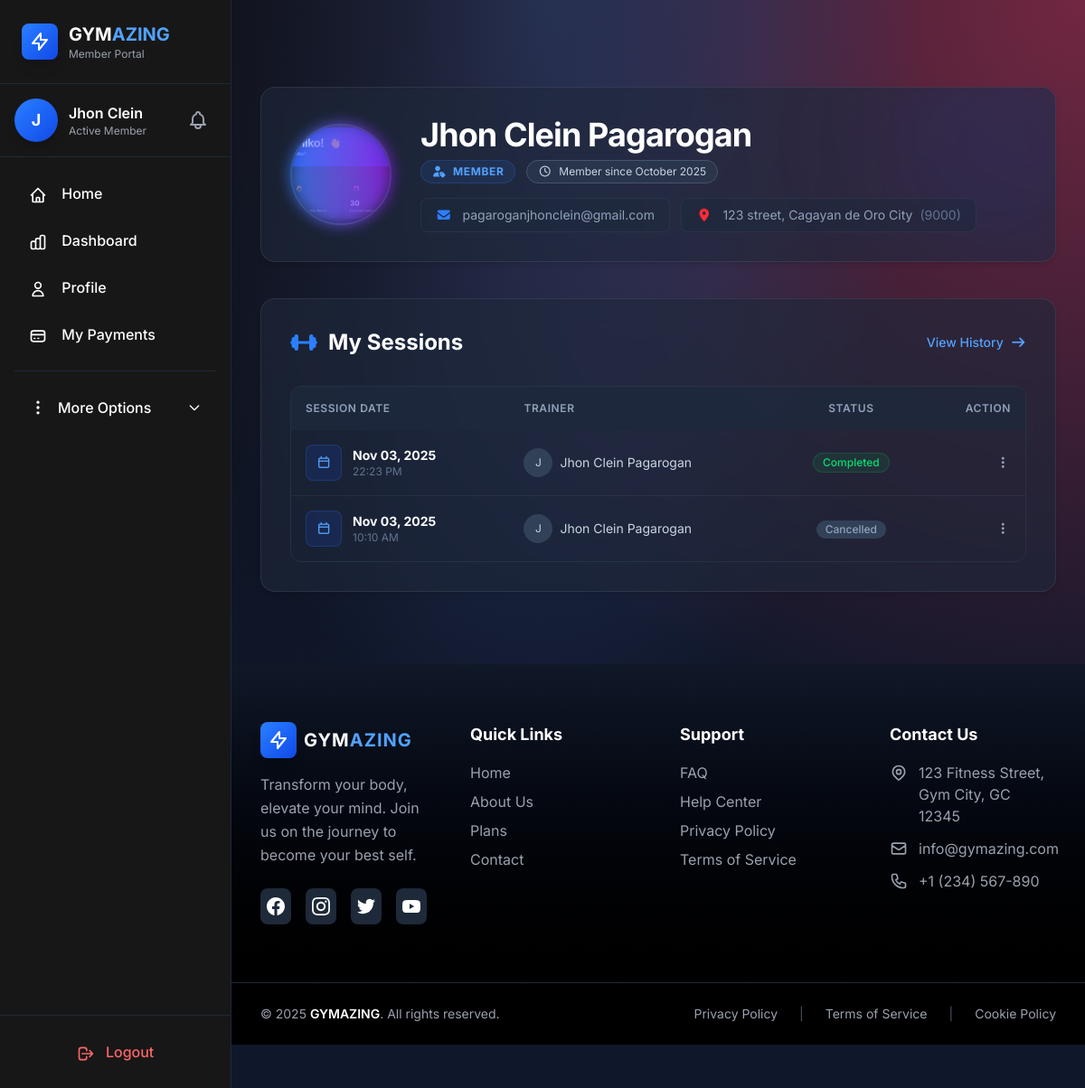
/index.php?controller=user&action=profile (signed in), run on the app's committed database.
### tables this page shows
CREATE TABLE `members` (
  `user_id` int(11) NOT NULL,
  `first_name` varchar(50) NOT NULL,
  `last_name` varchar(50) NOT NULL,
  `middle_name` varchar(50) DEFAULT NULL,
  `date_of_birth` date NOT NULL,
  `gender` enum('male','female','Others') NOT NULL,
  `email` varchar(50) NOT NULL,
  `profile_picture` varchar(255) DEFAULT NULL,
  `valid_id_picture` varchar(255) DEFAULT NULL,
  `phone_no` varchar(55) NOT NULL,
  `password` varchar(15) NOT NULL,
  `role` enum('admin','member','trainer') DEFAULT 'member',
  `created_at` date DEFAULT NULL,
  `status` enum('active','inactive','pending_approval','rejected') NOT NULL DEFAULT 'pending_approval'
);

CREATE TABLE `member_address` (
  `zip` int(10) NOT NULL,
  `street_address` varchar(100) NOT NULL,
  `city` varchar(100) NOT NULL
);

CREATE TABLE `sessions` (
  `session_id` int(11) NOT NULL,
  `user_id` int(11) NOT NULL,
  `trainer_id` int(11) NOT NULL,
  `session_date` datetime NOT NULL,
  `status` enum('scheduled','completed','cancelled') DEFAULT 'scheduled',
  `notes` text NOT NULL,
  `created_at` date NOT NULL
);

### views/profile.php (the view, shortened to what the rows shown need)
<!DOCTYPE html>
<html lang="en">
<head>
    <script src="../public/assets/js/tailwindcss/tailwindcss.js"></script>
    <link rel="stylesheet" href="../public/assets/icons/fontawesome/css/all.min.css">
</head>
<body class="gradient-bg min-h-screen">
    <?php include __DIR__ . '/layouts/navbar.php'; ?>
    <main class="pt-24 pb-12 md:ml-64 transition-all duration-300">
        <div class="container mx-auto max-w-5xl px-4 sm:px-6 lg:px-8">
            <div class="glass-panel rounded-2xl p-8 mb-10 relative overflow-hidden">
                <div class="absolute top-0 right-0 w-64 h-64 bg-blue-600/10 rounded-full blur-3xl -mr-16 -mt-16 pointer-events-none"></div>
                <div class="flex flex-col md:flex-row items-center relative z-10">
                    <div class="flex-shrink-0 mb-6 md:mb-0 md:mr-8 relative group">
                        <div class="absolute inset-0 bg-gradient-to-r from-blue-500 to-purple-600 rounded-full blur opacity-75 group-hover:opacity-100 transition duration-300"></div>
                        <?php if(!empty($userInfo['profile_picture'])): ?>
                            <div class="w-28 h-28 rounded-full overflow-hidden border-2 border-slate-700 bg-slate-900">
                                <img src="<?= htmlspecialchars($userInfo['profile_picture']) ?>" alt="Profile" class="w-full h-full object-cover">
                            </div>
                        <?php else: ?>
                            <div class="relative w-28 h-28 rounded-full bg-slate-900 flex items-center justify-center text-5xl text-blue-400 border-2 border-slate-700">
                                <i class="fa-solid fa-user"></i>
                            </div>
                        <?php endif; ?>
                    </div>
                    <div class="text-center md:text-left flex-1">
                        <h2 class="text-3xl md:text-4xl font-bold text-white mb-2 tracking-tight">
                            <?= htmlspecialchars($userInfo['first_name'] . ' ' . $userInfo['last_name']) ?>
                        </h2>
                        <div class="flex flex-wrap items-center justify-center md:justify-start gap-3 mb-4">
                            <span class="inline-flex items-center px-3 py-1 rounded-full text-xs font-bold uppercase tracking-wider
                                <?= $role === 'trainer' ? 'bg-purple-500/10 text-purple-400 border border-purple-500/20' : 'bg-blue-500/10 text-blue-400 border border-blue-500/20' ?>">
                                <i class="fa-solid fa-user-tag mr-2"></i> <?= htmlspecialchars(ucfirst($role)) ?>
                            </span>
                            <span class="inline-flex items-center px-3 py-1 rounded-full bg-slate-700/50 text-slate-300 text-xs border border-slate-600">
                                <i class="fa-regular fa-clock mr-2"></i> Member since <?= date('F Y', strtotime($userInfo['created_at'] ?? '')) ?>
                            </span>
                        </div>
                        <div class="flex flex-col md:flex-row items-center justify-center md:justify-start text-slate-400 text-sm gap-3">
                            <div class="flex items-center bg-slate-800/50 px-4 py-2 rounded-lg border border-slate-700/50 w-full md:w-auto justify-center md:justify-start">
                                <i class="fa-solid fa-envelope mr-3 text-blue-500"></i>
                                <?= htmlspecialchars($userInfo['email']) ?>
                            </div>
                            <?php if (!empty($addressInfo)): ?>
                            <div class="flex items-center bg-slate-800/50 px-4 py-2 rounded-lg border border-slate-700/50 w-full md:w-auto justify-center md:justify-start">
                                <i class="fa-solid fa-location-dot mr-3 text-red-500"></i>
                                <span>
                                    <?= htmlspecialchars($addressInfo['street_address']) ?>,
                                    <?= htmlspecialchars($addressInfo['city']) ?>
                                    <span class="text-slate-500 ml-1">(<?= htmlspecialchars($addressInfo['zip']) ?>)</span>
                                </span>
                            </div>
                            <?php endif; ?>
                        </div>
                    </div>
                </div>
            </div>
            <?php if ($role === 'member'): ?>
            <div class="glass-panel rounded-2xl p-8">
                <div class="flex items-center justify-between mb-8">
                    <h4 class="text-2xl font-bold text-white flex items-center">
                        <i class="fa-solid fa-dumbbell text-blue-500 mr-3"></i>My Sessions
                    </h4>
                    <button class="text-sm text-blue-400 hover:text-blue-300 transition-colors font-medium">View History <i class="fa-solid fa-arrow-right ml-1"></i></button>
                </div>
                <?php if (!empty($sessions)): ?>
                <div class="overflow-x-auto rounded-xl border border-slate-700/50">
                    <table class="w-full text-left border-collapse">
                        <thead>
                            <tr class="bg-slate-800/80 text-slate-400 text-xs uppercase tracking-wider">
                                <th class="p-4 font-semibold">Session Date</th>
                                <th class="p-4 font-semibold">Trainer</th>
                                <th class="p-4 font-semibold text-center">Status</th>
                                <th class="p-4 font-semibold text-right">Action</th>
                            </tr>
                        </thead>
                        <tbody class="text-sm text-slate-300">
                            <?php foreach ($sessions as $session): ?>
                            <tr class="glass-table-row group">
                                <td class="p-4">
                                    <div class="flex items-center">
                                        <div class="w-10 h-10 rounded-lg bg-blue-900/30 text-blue-400 flex items-center justify-center mr-3 border border-blue-500/20">
                                            <i class="fa-regular fa-calendar"></i>
                                        </div>
                                        <div>
                                            <div class="font-bold text-white"><?= date('M d, Y', strtotime($session['session_date'])) ?></div>
                                            <div class="text-xs text-slate-500"><?= date('H:i A', strtotime($session['session_date'])) ?></div>
                                        </div>
                                    </div>
                                </td>
                                <td class="p-4">
                                    <div class="flex items-center">
                                        <div class="w-8 h-8 rounded-full bg-slate-700 flex items-center justify-center text-xs mr-2">
                                            <?= substr($session['trainer_name'], 0, 1) ?>
                                        </div>
                                        <?= htmlspecialchars($session['trainer_name']) ?>
                                    </div>
                                </td>
                                <td class="p-4 text-center">
                                    <span class="inline-flex items-center px-2.5 py-0.5 rounded-full text-xs font-medium
                                        <?php
                                            if ($session['status']==='scheduled') echo 'bg-yellow-500/10 text-yellow-400 border border-yellow-500/20';
                                            elseif ($session['status']==='completed') echo 'bg-green-500/10 text-green-400 border border-green-500/20';
                                            else echo 'bg-slate-700 text-slate-400';
                                        ?>">
                                        <?= ucfirst($session['status']) ?>
                                    </span>
                                </td>
                                <td class="p-4 text-right">
                                    <button class="text-slate-400 hover:text-white transition-colors">
                                        <i class="fa-solid fa-ellipsis-vertical"></i>
                                    </button>
                                </td>
                            </tr>
                            <?php endforeach; ?>
                        </tbody>
                    </table>
                </div>
                <?php endif; ?>
            </div>
            <?php endif; ?>
        </div>
        <?php include_once __DIR__ . '/layouts/footer.php'; ?>
    </main>
</body>
</html>

### views/layouts/navbar.php (shortened to what the rows shown need)
<?php
include_once "./../App/models/User.php";
$userobj = new User();
$me = $userobj->getMember($_SESSION['user_id']);
$user_name = $me['first_name'];
$user_initial = substr($user_name, 0, 1);
?>
<!DOCTYPE html>
<html lang="en">
<head>
    <script src="../../public/assets/js/tailwindcss/tailwindcss.js"></script>
</head>
<body>
    <div class="sidebar fixed inset-y-0 left-0 w-64 bg-neutral-900 border-r border-gray-800 flex flex-col z-40">
        <div class="p-6 border-b border-gray-800">
            <div class="flex items-center justify-between">
                <div class="flex items-center space-x-3">
                    <div class="w-10 h-10 bg-gradient-to-br from-blue-500 to-blue-700 rounded-lg flex items-center justify-center shadow-lg">
                        <svg class="w-6 h-6 text-white" fill="none" stroke="currentColor" viewBox="0 0 24 24">
                            <path stroke-linecap="round" stroke-linejoin="round" stroke-width="2" d="M13 10V3L4 14h7v7l9-11h-7z"/>
                        </svg>
                    </div>
                    <div>
                        <h1 class="text-xl font-bold text-white">GYM<span class="text-blue-400">AZING</span></h1>
                        <p class="text-xs text-gray-400">Member Portal</p>
                    </div>
                </div>
            </div>
        </div>
        <div class="p-4 border-b border-gray-800 flex items-center justify-between">
            <div class="flex items-center space-x-3">
                <div class="w-12 h-12 bg-gradient-to-br from-blue-500 to-blue-700 rounded-full flex items-center justify-center text-white font-bold shadow-lg text-lg">
                    <?= $user_initial ?>
                </div>
                <div class="flex-1">
                    <p class="text-white font-semibold"><?= $user_name ?></p>
                    <p class="text-xs text-gray-400">Active Member</p>
                </div>
            </div>
            <div class="relative">
                <button onclick="toggleNotifications(event)" class="relative p-2 text-gray-400 hover:text-white hover:bg-gray-800 rounded-full transition focus:outline-none">
                </button>
            </div>
        </div>
        <nav class="flex-1 p-4 space-y-1 overflow-y-auto">
            <a href="index.php?controller=Home&action=index" class="nav-link block px-4 py-3 rounded-lg text-white font-medium hover:bg-gray-800 hover:text-blue-400 transition">
                <svg class="w-5 h-5 inline-block mr-3" fill="none" stroke="currentColor" viewBox="0 0 24 24">
                    <path stroke-linecap="round" stroke-linejoin="round" stroke-width="2" d="M3 12l2-2m0 0l7-7 7 7M5 10v10a1 1 0 001 1h3m10-11l2 2m-2-2v10a1 1 0 01-1 1h-3m-6 0a1 1 0 001-1v-4a1 1 0 011-1h2a1 1 0 011 1v4a1 1 0 001 1m-6 0h6"/>
                </svg>
                Home
            </a>
            <a href="index.php?controller=Dashboard&action=member" class="nav-link block px-4 py-3 rounded-lg text-white font-medium hover:bg-gray-800 hover:text-blue-400 transition">
                Dashboard
            </a>
            <a href="index.php?controller=user&action=profile" class="nav-link block px-4 py-3 rounded-lg text-white font-medium hover:bg-gray-800 hover:text-blue-400 transition">
                <svg class="w-5 h-5 inline-block mr-3" fill="none" stroke="currentColor" viewBox="0 0 24 24">
                    <path stroke-linecap="round" stroke-linejoin="round" stroke-width="2" d="M16 7a4 4 0 11-8 0 4 4 0 018 0zM12 14a7 7 0 00-7 7h14a7 7 0 00-7-7z"/>
                </svg>
                Profile
            </a>
            <a href="index.php?controller=Payment&action=planPayment" class="nav-link block px-4 py-3 rounded-lg text-white font-medium hover:bg-gray-800 hover:text-blue-400 transition">
                <svg class="w-5 h-5 inline-block mr-3" fill="none" stroke="currentColor" viewBox="0 0 24 24">
                    <path stroke-linecap="round" stroke-linejoin="round" stroke-width="2" d="M3 10h18M7 15h1m4 0h1m-7 4h12a3 3 0 003-3V8a3 3 0 00-3-3H6a3 3 0 00-3 3v8a3 3 0 003 3z"/>
                </svg>
                My Payments
            </a>
            <div class="pt-4 border-t border-gray-800 mt-4">
                <button id="moreOptionsBtn" class="w-full flex items-center justify-between px-4 py-3 rounded-lg text-white font-medium hover:bg-gray-800 hover:text-blue-400 transition">
                    <span class="flex items-center">
                        <svg class="w-5 h-5 inline-block mr-3" fill="none" stroke="currentColor" viewBox="0 0 24 24">
                            <path stroke-linecap="round" stroke-linejoin="round" stroke-width="2" d="M12 5v.01M12 12v.01M12 19v.01M12 6a1 1 0 110-2 1 1 0 010 2zm0 7a1 1 0 110-2 1 1 0 010 2zm0 7a1 1 0 110-2 1 1 0 010 2z"/>
                        </svg>
                        More Options
                    </span>
                    <svg class="w-4 h-4 dropdown-toggle" id="moreOptionsToggle" fill="none" stroke="currentColor" viewBox="0 0 24 24">
                        <path stroke-linecap="round" stroke-linejoin="round" stroke-width="2" d="M19 9l-7 7-7-7"/>
                    </svg>
                </button>
            </div>
        </nav>
        <div class="p-4 border-t border-gray-800">
            <a href="../views/auth/logout.php" class="block px-4 py-3 rounded-lg text-red-400 font-medium hover:bg-gray-800 transition text-center">
                <svg class="w-5 h-5 inline-block mr-2" fill="none" stroke="currentColor" viewBox="0 0 24 24">
                    <path stroke-linecap="round" stroke-linejoin="round" stroke-width="2" d="M17 16l4-4m0 0l-4-4m4 4H7m6 4v1a3 3 0 01-3 3H6a3 3 0 01-3-3V7a3 3 0 013-3h4a3 3 0 013 3v1"/>
                </svg>
                Logout
            </a>
        </div>
    </div>
</body>
</html>

### data on the page
members: first_name "J", first_name "Jhon Clein", profile_picture (picture), first_name+last_name "Jhon Clein Pagarogan", created_at "October 2025", email "pagaroganjhonclein@gmail.com"
member_address: street_address "123 street", city "Cagayan de Oro City", zip "9000"
sessions: session_date "Nov 03, 2025", session_date "22:23 PM", trainer_name "J", trainer_name "Jhon Clein Pagarogan", status "Completed"
sessions: session_date "Nov 03, 2025", session_date "10:10 AM", trainer_name "J", trainer_name "Jhon Clein Pagarogan", status "Cancelled"

### other printed values
$role "MEMBER"
$link['name'] "Home"
$link['name'] "About Us"
$link['name'] "Plans"
$link['name'] "Contact"
$link['name'] "FAQ"
$link['name'] "Help Center"
$link['name'] "Privacy Policy"
$link['name'] "Terms of Service"
